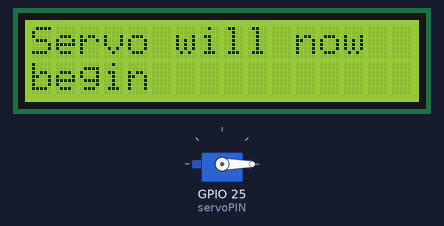
Recording of a program running on a simulated Raspberry Pi (BCM pin numbers). On the bench: 16×2 character LCD, servo. Servo angles are drawn from the pulse width (0.5 ms = 0°, 2.5 ms = 180°).

Above: at 0.2 s.
At 9.79 s:
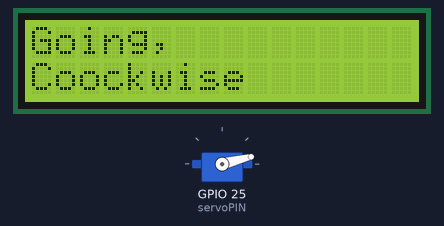
At 19.1 s:
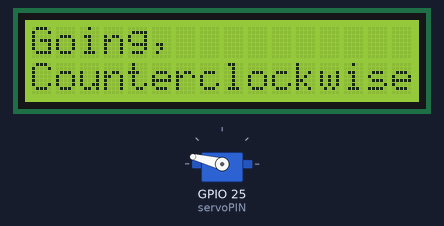
At 38.0 s:
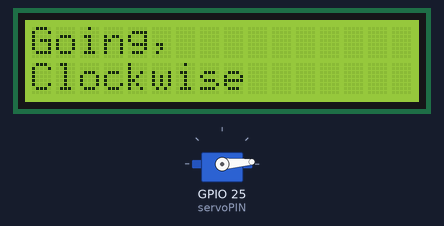
Timing chart, 0 to 40.0 s (numbered marks = the images above):
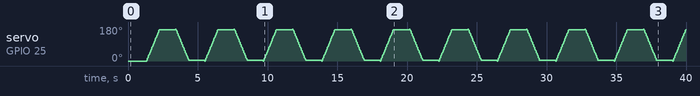

The program:

servoLCD.py
```python
'''
A simple of example using servo motors and LCDs
'''

import RPi.GPIO as GPIO
import lcd_i2c
import time
import numpy

#Setup and initialization functions of the LCD
def setupLCD():
    lcd_i2c.lcd_init()

def printLCD(string1, string2):
    lcd_i2c.printer(string1,string2)

#General GPIO Pin Setup
GPIO.setmode(GPIO.BCM)
servoPIN = 25 #selects the pin for the servo motor
GPIO.setup(servoPIN, GPIO.OUT) #set the servoPIN to an output
speed = 0.025
setupLCD()

#PWM Pin Setup
p = GPIO.PWM(servoPIN, 50) # GPIO 22 is set for PWM with 50Hz
p.start(2.5) # Initialization of the PWM pin and duty cycle
#use of try/except to get out of loop when needed (ctrl + c)

try:
    printLCD("Servo will now ", "begin") #prints to LCD
    while True: #starts main loop
        time.sleep(1)
        printLCD("Going,", "Counterclockwise")
        for dutyCycle in numpy.arange (2.5,12,0.25): #gives evenly space non-integer values within the range
            p.ChangeDutyCycle(dutyCycle) #changes duty cycle incrementally to rotate the servo
            time.sleep( speed ) #timestep between each change in duty cycle

        time.sleep(1)
        printLCD("Going,","Clockwise")
        for dutyCycle in numpy.arange (12,2.5,-0.25):
            p.ChangeDutyCycle(dutyCycle)
            time.sleep( speed )
except KeyboardInterrupt:
    # Cleanup after (ctrl + c) is pressed
    print("Cleaning up!") #tells the user cleanup is occuring
    p.stop() #stops PWM pin

lcd_i2c.cleanup() #cleans up the LCD
GPIO.cleanup() #cleanup GPIO pins used in the script
```

lcd_i2c.py
```python
import smbus
import time

# Define some device parameters
I2C_ADDR  = 0x27 # I2C device address
LCD_WIDTH = 16   # Maximum characters per line

# Define some device constants
LCD_CHR = 1 # Mode - Sending data
LCD_CMD = 0 # Mode - Sending command

LCD_LINE_1 = 0x80 # LCD RAM address for the 1st line
LCD_LINE_2 = 0xC0 # LCD RAM address for the 2nd line
LCD_LINE_3 = 0x94 # LCD RAM address for the 3rd line
LCD_LINE_4 = 0xD4 # LCD RAM address for the 4th line

LCD_BACKLIGHT  = 0x08  # On
#LCD_BACKLIGHT = 0x00  # Off

ENABLE = 0b00000100 # Enable bit

# Timing constants
E_PULSE = 0.0005
E_DELAY = 0.0005

#Open I2C interface
#bus = smbus.SMBus(0)  # Rev 1 Pi uses 0
bus = smbus.SMBus(1) # Rev 2 Pi uses 1

def lcd_init():
  # Initialise display
  lcd_byte(0x33,LCD_CMD) # 110011 Initialise
  lcd_byte(0x32,LCD_CMD) # 110010 Initialise
  lcd_byte(0x06,LCD_CMD) # 000110 Cursor move direction
  lcd_byte(0x0C,LCD_CMD) # 001100 Display On,Cursor Off, Blink Off
  lcd_byte(0x28,LCD_CMD) # 101000 Data length, number of lines, font size
  lcd_byte(0x01,LCD_CMD) # 000001 Clear display
  time.sleep(E_DELAY)

def lcd_byte(bits, mode):
  # Send byte to data pins
  # bits = the data
  # mode = 1 for data
  #        0 for command

  bits_high = mode | (bits & 0xF0) | LCD_BACKLIGHT
  bits_low = mode | ((bits<<4) & 0xF0) | LCD_BACKLIGHT

  # High bits
  bus.write_byte(I2C_ADDR, bits_high)
  lcd_toggle_enable(bits_high)

  # Low bits
  bus.write_byte(I2C_ADDR, bits_low)
  lcd_toggle_enable(bits_low)

def lcd_toggle_enable(bits):
  # Toggle enable
  time.sleep(E_DELAY)
  bus.write_byte(I2C_ADDR, (bits | ENABLE))
  time.sleep(E_PULSE)
  bus.write_byte(I2C_ADDR,(bits & ~ENABLE))
  time.sleep(E_DELAY)

def lcd_string(message,line):
  # Send string to display

  message = message.ljust(LCD_WIDTH," ")

  lcd_byte(line, LCD_CMD)

  for i in range(LCD_WIDTH):
    lcd_byte(ord(message[i]),LCD_CHR)

def printer(string1,string2):
  lcd_string(string1,LCD_LINE_1)
  lcd_string(string2,LCD_LINE_2)

def cleanup():
    lcd_byte(0x01, LCD_CMD); #Clear LCD
```

Measured:
- what the display in image 0 shows lasts 1.1 s, from 0.1 s to 1.2 s
